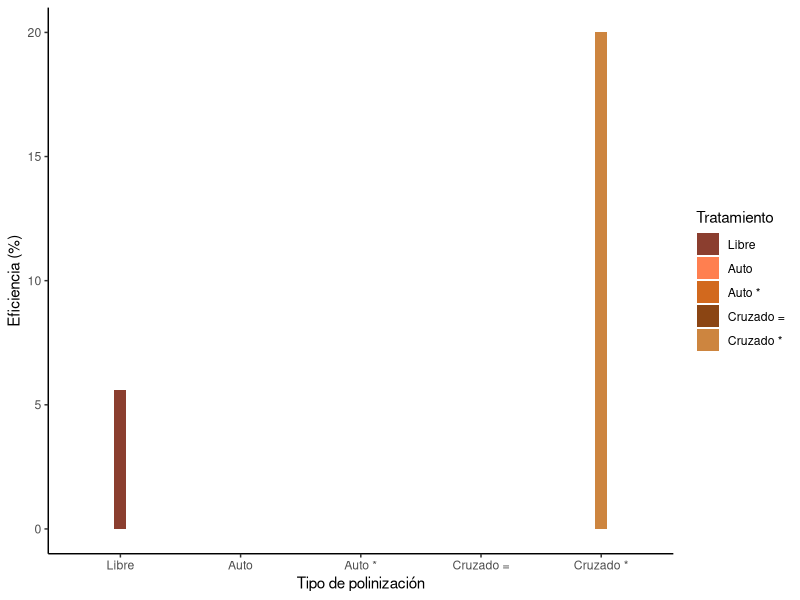

R code for this plot:
## ---- chunk 1
knitr::opts_chunk$set(warning = FALSE, message = FALSE, echo = FALSE)
setwd("C:/Users/um/Documents/ipovilonis/Doc/6 - Producción/web/ipovilonis.github.io")
data<-read.delim("poliniza.txt")

data$Tratamiento<-as.factor(data$Tratamiento)
data$Ef<-as.numeric(data$Ef)
data$Tratamiento<-factor(data$Tratamiento,levels=c("Libre", "Auto","Auto *", "Cruzado =","Cruzado *"))
library(ggplot2)
# color=c("coral4","coral","chocolate","chocolate4","tan3","chocolate1")
G<-ggplot(data=data, aes(x=Tratamiento, y=Ef, fill=Tratamiento)) +
  geom_bar(stat="identity", position="stack", width=0.1) +
  labs(y="Eficiencia (%)", x="Tipo de polinización")+
  scale_fill_manual(values = c("coral4","coral","chocolate","chocolate4","tan3"))+
  theme(panel.grid.major.x = element_blank())+
  theme(text = element_text(size=20))+
  theme(legend.title=element_blank())+
  theme(legend.position = "bottom")+
  theme_classic()
G
